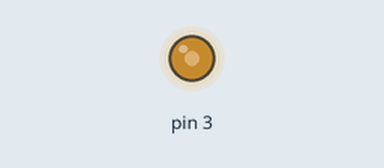
A sketch run on a simulated Arduino Uno, built with avr-gcc and run on an emulated ATmega328P. On the bench: output pins drawn as LEDs (lit = HIGH).

Above: at 0.1 s.
Timing chart, 0 to 1.6 s (numbered marks = the images above):
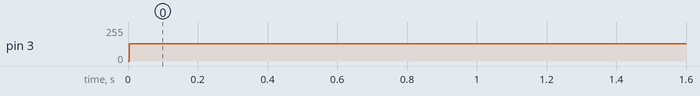

Measured:
- by itself, pin 3: 0/255 → 128/255 at 0.00 s

The sketch:

pwm.ino
```cpp
void setup() {
  // put your setup code here, to run once:
byte mode=0x06;
pinMode(3,OUTPUT);
TCCR2B=TCCR2B & 0b11111000 | mode;
analogWrite(3,128);
}

void loop() {
}
```
